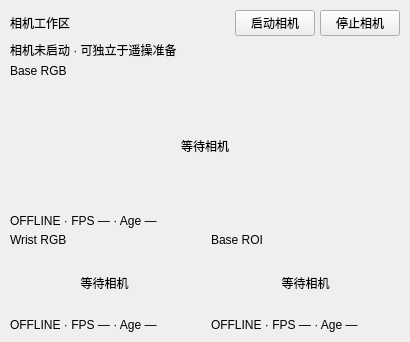
     <widget class="QFrame" name="collection_surfacePanel_5">
      <property name="role" stdset="0">
       <string notr="true">surfacePanel</string>
      </property>
      <property name="minimumSize">
       <size>
        <width>410</width>
        <height>0</height>
       </size>
      </property>
      <property name="sizePolicy">
       <sizepolicy hsizetype="Preferred" vsizetype="Preferred">
        <horstretch>3</horstretch>
        <verstretch>3</verstretch>
       </sizepolicy>
      </property>
      <layout class="QVBoxLayout" name="collection_VBoxLayout_7" stretch="0,0,2,1">
       <property name="leftMargin">
        <number>10</number>
       </property>
       <property name="topMargin">
        <number>10</number>
       </property>
       <property name="rightMargin">
        <number>10</number>
       </property>
       <property name="bottomMargin">
        <number>10</number>
       </property>
       <property name="spacing">
        <number>5</number>
       </property>
       <item>
        <layout class="QHBoxLayout" name="collection_HBoxLayout_6" stretch="1,0,0">
         <property name="leftMargin">
          <number>0</number>
         </property>
         <property name="topMargin">
          <number>0</number>
         </property>
         <property name="rightMargin">
          <number>0</number>
         </property>
         <property name="bottomMargin">
          <number>0</number>
         </property>
         <property name="spacing">
          <number>5</number>
         </property>
         <item>
          <widget class="QLabel" name="collection_sectionTitle_2">
           <property name="role" stdset="0">
            <string notr="true">sectionTitle</string>
           </property>
           <property name="sizePolicy">
            <sizepolicy hsizetype="Preferred" vsizetype="Preferred">
             <horstretch>0</horstretch>
             <verstretch>0</verstretch>
            </sizepolicy>
           </property>
           <property name="text">
            <string>相机工作区</string>
           </property>
           <property name="wordWrap">
            <bool>true</bool>
           </property>
           <property name="alignment">
            <set>Qt::AlignLeft|Qt::AlignVCenter</set>
           </property>
           <property name="textInteractionFlags">
            <set>Qt::LinksAccessibleByMouse</set>
           </property>
          </widget>
         </item>
         <item>
          <widget class="QPushButton" name="collection_start_cameras_button">
           <property name="role" stdset="0">
            <string notr="true">quiet</string>
           </property>
           <property name="sizePolicy">
            <sizepolicy hsizetype="Minimum" vsizetype="Fixed">
             <horstretch>0</horstretch>
             <verstretch>0</verstretch>
            </sizepolicy>
           </property>
           <property name="text">
            <string>启动相机</string>
           </property>
          </widget>
         </item>
         <item>
          <widget class="QPushButton" name="collection_stop_cameras_button">
           <property name="role" stdset="0">
            <string notr="true">quiet</string>
           </property>
           <property name="sizePolicy">
            <sizepolicy hsizetype="Minimum" vsizetype="Fixed">
             <horstretch>0</horstretch>
             <verstretch>0</verstretch>
            </sizepolicy>
           </property>
           <property name="text">
            <string>停止相机</string>
           </property>
          </widget>
         </item>
        </layout>
       </item>
       <item>
        <layout class="QHBoxLayout" name="collection_HBoxLayout_7" stretch="1">
         <property name="leftMargin">
          <number>0</number>
         </property>
         <property name="topMargin">
          <number>0</number>
         </property>
         <property name="rightMargin">
          <number>0</number>
         </property>
         <property name="bottomMargin">
          <number>0</number>
         </property>
         <property name="spacing">
          <number>5</number>
         </property>
         <item>
          <widget class="QLabel" name="collection_camera_hint">
           <property name="role" stdset="0">
            <string notr="true">mutedText</string>
           </property>
           <property name="sizePolicy">
            <sizepolicy hsizetype="Preferred" vsizetype="Preferred">
             <horstretch>0</horstretch>
             <verstretch>0</verstretch>
            </sizepolicy>
           </property>
           <property name="text">
            <string>相机未启动 · 可独立于遥操准备</string>
           </property>
           <property name="wordWrap">
            <bool>true</bool>
           </property>
           <property name="alignment">
            <set>Qt::AlignLeft|Qt::AlignVCenter</set>
           </property>
           <property name="textInteractionFlags">
            <set>Qt::LinksAccessibleByMouse</set>
           </property>
          </widget>
         </item>
        </layout>
       </item>
       <item>
        <widget class="QWidget" name="collection_Widget_2">
         <property name="sizePolicy">
          <sizepolicy hsizetype="Preferred" vsizetype="Preferred">
           <horstretch>0</horstretch>
           <verstretch>0</verstretch>
          </sizepolicy>
         </property>
         <layout class="QVBoxLayout" name="collection_VBoxLayout_8" stretch="0,1,0">
          <property name="leftMargin">
           <number>0</number>
          </property>
          <property name="topMargin">
           <number>0</number>
          </property>
          <property name="rightMargin">
           <number>0</number>
          </property>
          <property name="bottomMargin">
           <number>0</number>
          </property>
          <property name="spacing">
           <number>3</number>
          </property>
          <item>
           <widget class="QLabel" name="collection_preview_titles_0">
            <property name="role" stdset="0">
             <string notr="true">previewTitle</string>
            </property>
            <property name="sizePolicy">
             <sizepolicy hsizetype="Ignored" vsizetype="Preferred">
              <horstretch>0</horstretch>
              <verstretch>0</verstretch>
             </sizepolicy>
            </property>
            <property name="text">
             <string>Base RGB</string>
            </property>
            <property name="wordWrap">
             <bool>false</bool>
            </property>
            <property name="alignment">
             <set>Qt::AlignLeft|Qt::AlignVCenter</set>
            </property>
            <property name="textInteractionFlags">
             <set>Qt::LinksAccessibleByMouse</set>
            </property>
           </widget>
          </item>
          <item>
           <widget class="QLabel" name="collection_base_preview">
            <property name="role" stdset="0">
             <string notr="true">previewImage</string>
            </property>
            <property name="minimumSize">
             <size>
              <width>180</width>
              <height>130</height>
             </size>
            </property>
            <property name="maximumSize">
             <size>
              <width>16777215</width>
              <height>230</height>
             </size>
            </property>
            <property name="sizePolicy">
             <sizepolicy hsizetype="Ignored" vsizetype="Ignored">
              <horstretch>0</horstretch>
              <verstretch>0</verstretch>
             </sizepolicy>
            </property>
            <property name="text">
             <string>等待相机</string>
            </property>
            <property name="wordWrap">
             <bool>false</bool>
            </property>
            <property name="alignment">
             <set>Qt::AlignCenter</set>
            </property>
            <property name="textInteractionFlags">
             <set>Qt::LinksAccessibleByMouse</set>
            </property>
           </widget>
          </item>
          <item>
           <widget class="QLabel" name="collection_camera_metrics_0">
            <property name="role" stdset="0">
             <string notr="true">mutedText</string>
            </property>
            <property name="sizePolicy">
             <sizepolicy hsizetype="Ignored" vsizetype="Preferred">
              <horstretch>0</horstretch>
              <verstretch>0</verstretch>
             </sizepolicy>
            </property>
            <property name="text">
             <string>OFFLINE · FPS — · Age —</string>
            </property>
            <property name="wordWrap">
             <bool>false</bool>
            </property>
            <property name="alignment">
             <set>Qt::AlignLeft|Qt::AlignVCenter</set>
            </property>
            <property name="textInteractionFlags">
             <set>Qt::LinksAccessibleByMouse</set>
            </property>
           </widget>
          </item>
         </layout>
        </widget>
       </item>
       <item>
        <layout class="QHBoxLayout" name="collection_HBoxLayout_8" stretch="1,1">
         <property name="leftMargin">
          <number>0</number>
         </property>
         <property name="topMargin">
          <number>0</number>
         </property>
         <property name="rightMargin">
          <number>0</number>
         </property>
         <property name="bottomMargin">
          <number>0</number>
         </property>
         <property name="spacing">
          <number>12</number>
         </property>
         <item>
          <widget class="QWidget" name="collection_Widget_3">
           <property name="sizePolicy">
            <sizepolicy hsizetype="Preferred" vsizetype="Preferred">
             <horstretch>0</horstretch>
             <verstretch>0</verstretch>
            </sizepolicy>
           </property>
           <layout class="QVBoxLayout" name="collection_VBoxLayout_9" stretch="0,1,0">
            <property name="leftMargin">
             <number>0</number>
            </property>
            <property name="topMargin">
             <number>0</number>
            </property>
            <property name="rightMargin">
             <number>0</number>
            </property>
            <property name="bottomMargin">
             <number>0</number>
            </property>
            <property name="spacing">
             <number>3</number>
            </property>
            <item>
             <widget class="QLabel" name="collection_preview_titles_1">
              <property name="role" stdset="0">
               <string notr="true">previewTitle</string>
              </property>
              <property name="sizePolicy">
               <sizepolicy hsizetype="Ignored" vsizetype="Preferred">
                <horstretch>0</horstretch>
                <verstretch>0</verstretch>
               </sizepolicy>
              </property>
              <property name="text">
               <string>Wrist RGB</string>
              </property>
              <property name="wordWrap">
               <bool>false</bool>
              </property>
              <property name="alignment">
               <set>Qt::AlignLeft|Qt::AlignVCenter</set>
              </property>
              <property name="textInteractionFlags">
               <set>Qt::LinksAccessibleByMouse</set>
              </property>
             </widget>
            </item>
            <item>
             <widget class="QLabel" name="collection_wrist_preview">
              <property name="role" stdset="0">
               <string notr="true">previewImage</string>
              </property>
              <property name="minimumSize">
               <size>
                <width>180</width>
                <height>65</height>
               </size>
              </property>
              <property name="maximumSize">
               <size>
                <width>16777215</width>
                <height>110</height>
               </size>
              </property>
              <property name="sizePolicy">
               <sizepolicy hsizetype="Ignored" vsizetype="Ignored">
                <horstretch>0</horstretch>
                <verstretch>0</verstretch>
               </sizepolicy>
              </property>
              <property name="text">
               <string>等待相机</string>
              </property>
              <property name="wordWrap">
               <bool>false</bool>
              </property>
              <property name="alignment">
               <set>Qt::AlignCenter</set>
              </property>
              <property name="textInteractionFlags">
               <set>Qt::LinksAccessibleByMouse</set>
              </property>
             </widget>
            </item>
            <item>
             <widget class="QLabel" name="collection_camera_metrics_1">
              <property name="role" stdset="0">
               <string notr="true">mutedText</string>
              </property>
              <property name="sizePolicy">
               <sizepolicy hsizetype="Ignored" vsizetype="Preferred">
                <horstretch>0</horstretch>
                <verstretch>0</verstretch>
               </sizepolicy>
              </property>
              <property name="text">
               <string>OFFLINE · FPS — · Age —</string>
              </property>
              <property name="wordWrap">
               <bool>false</bool>
              </property>
              <property name="alignment">
               <set>Qt::AlignLeft|Qt::AlignVCenter</set>
              </property>
              <property name="textInteractionFlags">
               <set>Qt::LinksAccessibleByMouse</set>
              </property>
             </widget>
            </item>
           </layout>
          </widget>
         </item>
         <item>
          <widget class="QWidget" name="collection_Widget_4">
           <property name="sizePolicy">
            <sizepolicy hsizetype="Preferred" vsizetype="Preferred">
             <horstretch>0</horstretch>
             <verstretch>0</verstretch>
            </sizepolicy>
           </property>
           <layout class="QVBoxLayout" name="collection_VBoxLayout_10" stretch="0,1,0">
            <property name="leftMargin">
             <number>0</number>
            </property>
            <property name="topMargin">
             <number>0</number>
            </property>
            <property name="rightMargin">
             <number>0</number>
            </property>
            <property name="bottomMargin">
             <number>0</number>
            </property>
            <property name="spacing">
             <number>3</number>
            </property>
            <item>
             <widget class="QLabel" name="collection_preview_titles_2">
              <property name="role" stdset="0">
               <string notr="true">previewTitle</string>
              </property>
              <property name="sizePolicy">
               <sizepolicy hsizetype="Ignored" vsizetype="Preferred">
                <horstretch>0</horstretch>
                <verstretch>0</verstretch>
               </sizepolicy>
              </property>
              <property name="text">
               <string>Base ROI</string>
              </property>
              <property name="wordWrap">
               <bool>false</bool>
              </property>
              <property name="alignment">
               <set>Qt::AlignLeft|Qt::AlignVCenter</set>
              </property>
              <property name="textInteractionFlags">
               <set>Qt::LinksAccessibleByMouse</set>
              </property>
             </widget>
            </item>
            <item>
             <widget class="QLabel" name="collection_roi_preview">
              <property name="role" stdset="0">
               <string notr="true">previewImage</string>
              </property>
              <property name="minimumSize">
               <size>
                <width>180</width>
                <height>65</height>
               </size>
              </property>
              <property name="maximumSize">
               <size>
                <width>16777215</width>
                <height>110</height>
               </size>
              </property>
              <property name="sizePolicy">
               <sizepolicy hsizetype="Ignored" vsizetype="Ignored">
                <horstretch>0</horstretch>
                <verstretch>0</verstretch>
               </sizepolicy>
              </property>
              <property name="text">
               <string>等待相机</string>
              </property>
              <property name="wordWrap">
               <bool>false</bool>
              </property>
              <property name="alignment">
               <set>Qt::AlignCenter</set>
              </property>
              <property name="textInteractionFlags">
               <set>Qt::LinksAccessibleByMouse</set>
              </property>
             </widget>
            </item>
            <item>
             <widget class="QLabel" name="collection_camera_metrics_2">
              <property name="role" stdset="0">
               <string notr="true">mutedText</string>
              </property>
              <property name="sizePolicy">
               <sizepolicy hsizetype="Ignored" vsizetype="Preferred">
                <horstretch>0</horstretch>
                <verstretch>0</verstretch>
               </sizepolicy>
              </property>
              <property name="text">
               <string>OFFLINE · FPS — · Age —</string>
              </property>
              <property name="wordWrap">
               <bool>false</bool>
              </property>
              <property name="alignment">
               <set>Qt::AlignLeft|Qt::AlignVCenter</set>
              </property>
              <property name="textInteractionFlags">
               <set>Qt::LinksAccessibleByMouse</set>
              </property>
             </widget>
            </item>
           </layout>
          </widget>
         </item>
        </layout>
       </item>
      </layout>
     </widget>
